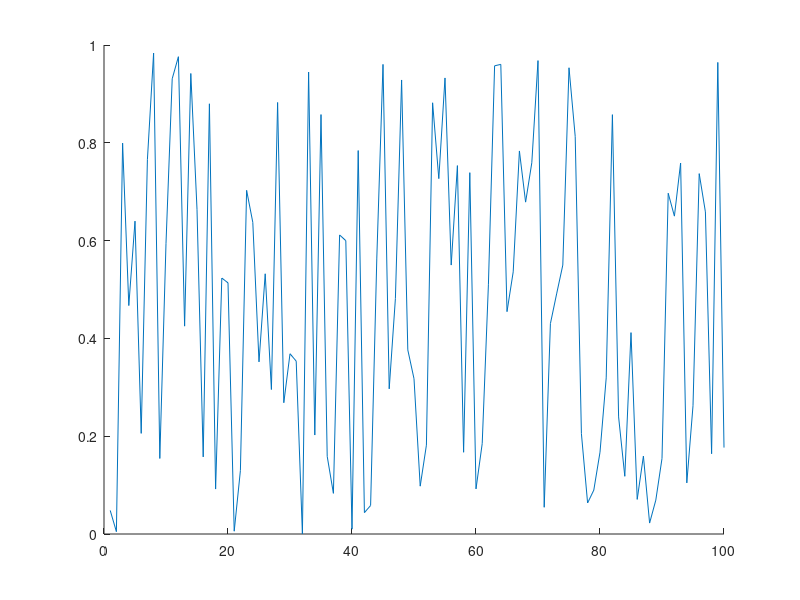

This chart was generated by the following MATLAB code: (Note: this script raises an error after producing the figure.)
clc
close all
clear

if isfolder('pics') == 0
    mkdir('pics')
end

x = 1:100;
y = rand(100,1);
idxmin = find(y == max(y));
idxmax = find(y == min(y));
txt = ['\leftarrow y = ',int2str(max(y))];
hold on
plot(x,y)
plot(x,y,'o','MarkerIndices',[idxmin idxmax],'MarkerFaceColor','red','MarkerSize',5)
t = text(idxmax,y(idxmax),txt);
t.Color = [153/255 153/255 255/255];
hold off
legend('random plot [0:1]');
print -dpng ./pics/test.png
close
%% testing plot function
clc

x = [0:0.01:2*pi];
y = sin(x);
yCmp = cos(x);
string = 'My test plot';
p_title = 'test_print';
t="";

% test = myplot(x,y,string,p_title);
test2 = superplot(x,y,'plotName',"My super plot",'figureName',"super_plot");
test3 = superplot(x,y,'cmpYLegend',"cos(x)",'figureName',"cosxVsSinx",'cmpY',yCmp,'yLegend',"sin(x)",'yName',"Amplitude",'xName',"Samples NOT normalized to 2\pi", ...
    'plotName',"Plotting cos(x) against sin(x)");
close(test2);
close(test3);
test4 = superplot(x,y);

testV = ones(1,1);
testV(2) = 5;

%% testing MER loop
% clear
clc
close all
clear

idx = 1;
for i = 0:200
    if ( rem((i-1)/4,1)==0 )
        validLen(idx) = i;
        idx = idx+1;
    end
end

% Constants are double-precision by default; N=85 found nothing
vec = [85 105];

% for im
    
% for i = vec(1):0.01:vec(1)
%     fprintf("i is %d coefficients\n",i);
% end
    
% for i = 0:2:10
%     fprintf("i SHOULD be EVEN and is %d\n",i);
% end

%coefficients have to be even and divisible by span w/no remainder LOOK
%INTO THIS
%beta MUST be greater than 0
[MER_out, betaTX_out, betaRCV_out, coeff_out] = MER_opt('Nsps',4,'numCoeffs',vec,'betaTX',[0.1 0.0001 0.2],'betaRCV',[0.1 0.0001 0.2],'MER',50);
% [MER_out, betaTX_out, betaRCV_out, coeff_out] = MER_opt('Nsps',4,'numCoeffs',[25 77],'betaTX',[.01 0.01 .16],'betaRCV',[0.12 0.01 0.34],'MER',40);

% last = find(~MER_out,1);
fileID = fopen('GSM_parameters.txt','w');
cBeta = char(hex2dec('03b2'));
fprintf(fileID,'%10s %10s %10s %10s\r\n','MER', 'betaTX', 'betaRCV', 'length');
% A = [MER_out(1:last-1); betaTX_out(1:last-1); betaRCV_out(1:last-1); coeff_out(1:last-1)];
A = [MER_out; betaTX_out; betaRCV_out; coeff_out];
fprintf(fileID,'%10.6f %10.6f %10.6f %8.0f\r\n',A);
fclose(fileID);

% c_idx = find(coeff_out==121);
% max_121 = max(MER_out(c_idx(1):c_idx(end)));
% desired_121 = find(MER_out>=54.0679);

DONE = ones(10,1);
finish = sum(DONE(1:5));

%% MER calc
% clc
% clear all
% close all
% den = [-0.001473028462308   0.005666223150735  -0.019416661964618  -0.041188246018261   0.083990599017613  -0.169565530125065   0.900837427479342 ...
%     0.311842632473442  -0.140969388867244   0.099871376920441  -0.088049305611010   0.023834632003521  -0.009447343197004   0.002953619390284]
% 
% pk = 0.99924965776672958;
% 
% 10*log10(pk^2/sum(den.^2));

%% Measuring OOB requirements
clear 
close all
clc
cBeta = char(hex2dec('03b2'));

format long
% window designer from 0 to pi
% load('KaisWin.mat');
% load('windowKais101.mat');

% fileID = fopen('GSM_parameters_89-121_B1-0.001-2.txt'); %89-121.txt
% fileID = fopen('GSM_parameters_73-81.txt'); %73-81.txt
fileID = fopen('GSM_parameters_85-105_B1-0.0001-2.txt'); %85-105_B1-0.0001-2.txt
formatSpec = '%s';
N = 4;
C_text = textscan(fileID,formatSpec,N);
C_data0 = textscan(fileID,'%f %f %f %f');
fclose(fileID);


fileID = fopen('MOAP.txt','A');
cBeta = char(hex2dec('03b2'));
% ********************** Comment this out after first run ***********
% fprintf(fileID,'%10s %10s %10s %10s %10s %10s %10s %10s %10s %10s \r\n','MER', 'betaTX', 'betaRCV', 'length', 'idx TX & RCV', 'OB1', 'OB2', 'OB3','b Kaiser','weight');

vTX_B=C_data0{1,2}.'; vRCV_B=C_data0{1,3}.'; vLen=C_data0{1,4}.';
% idx_89=find(vLen==89); idx_93=find(vLen==93); idx_97=find(vLen==97); idx_101=find(vLen==101); idx_109=find(vLen==109);  %89-121.txt
% idx_73=find(vLen==73); idx_81=find(vLen==93); idx_97=find(vLen==97); idx_101=find(vLen==101); idx_109=find(vLen==109);  %73-81.txt
idx_85=find(vLen==85); idx_89=find(vLen==89); idx_93=find(vLen==93); idx_97=find(vLen==97); idx_101=find(vLen==101); idx_105=find(vLen==105); idx_109=find(vLen==109);  %85-105_B1-0.0001-2.txt

% #TX&RCV length; RCV rolloff here
% beta = 0.146600;  %trial 1
% N = 65;
% beta = 0.116400;    %trial 2
% N = 73;
% beta = 0.144400;   %trial 3
% N = 121;
% beta_Rcv = 0.188000;     %trial 18 i stop counting bruh
% N = 101;
% beta_Rcv = vRCV_B;     %trial 18 i stop counting bruh
% N = 93;


% digital angular frequency, w (rads/sample)
% w = [0:0.001:1000]/1000*pi; %0-0.5
w = [0:0.001:200]/100*pi; %one whole cycle

N = 101;
Nsps = 4;
span = (N-1)/4;
% for bk = 1.5:0.01:2
% for bk = 0.3:0.1:0.3
for bk = 0:0.1:5
% for bk = 1:1
% for bk = 2:0.1:2
    for idx_TXnRCV = idx_105(1):(idx_105(end))
%     for idx_TXnRCV = idx_101():(idx_101(end))
%     for idx_TXnRCV = idx_93(4):(idx_93(5))
%     for idx_TXnRCV = idx_97(1):(idx_97(1))
%     for idx_TXnRCV = 505:513
        b_nom = vTX_B(idx_TXnRCV);
        beta_Rcv = vRCV_B(idx_TXnRCV);
        GSM = rcosdesign(beta_Rcv,span,Nsps);
        wn = kaiser(length(GSM), bk);
%         wn = WinKaiser;
%         h_TX = GSM.*wn.';
        h_TX = rcosdesign(b_nom,span,Nsps).*wn.';
        h_GSM = GSM;

        % SRRC is a square root nyquist filter; firpm also
        % creates a sqrt nyquist filter
        M=N-1; Nsps=4; span=M/Nsps;
        fc=1/2/Nsps; fp=(1-b_nom)*fc; fs=(1+b_nom)*fc;
        fb = [0 fp fc fc fs .5]*2;
        a = [1 1 1/sqrt(2) 1/sqrt(2) 0 0];
        % wght vector needs to 2.4535 for passband
        wght = [2.4535 1 20];   %10 for N=97; 20 for N=91-89; 40 for N>90
        h_pps = firpm(M,fb,a,wght);

        % window
        h_pps = h_pps.*wn.';
    %     h_pps = h_pps;
        sam_r8 = 6.25;

        % estimate order of SR Nyquist filter | ford=fb(2:end-1);aord=[1 1/sqrt(2) 0];sb=10^(-58/20);dev=[sb 0.02 sb];M_est=firpmord(ford,aord,dev);
        H_srrc = freqz(h_TX,1,w); H_pps = freqz(h_pps,1,w);
        
        mag_H = (abs(H_pps));
        % units of cycles/sample
        bnd_BB=(1+.12)/Nsps/2; 
        bnd_OB1=bnd_BB+(.22/sam_r8); 
        bnd_OB2=bnd_OB1+(1.53/sam_r8); 
        bnd_OB3=bnd_OB2+(1.75/sam_r8);
        ind_BB = find( w/2/pi <= bnd_BB);
        ind_OB1 = find(w/2/pi>=bnd_BB & w/2/pi<=bnd_OB1);
        ind_OB2 = find(w/2/pi>=bnd_OB1 & w/2/pi<=bnd_OB2);
        ind_OB3 = find(w/2/pi>=bnd_OB2 & w/2/pi<=bnd_OB3);

        conv2Lin = @(x) 10.^(x/20);
        conv2dB =  @(x) 10.*log10(x);
 
        % Power is the ratio of 2 power quantities and can be referred to
        % as gain in dB. Comparing power requires the integral, the
        % integral can also be thought as the sum of the area as well;
        % sum(magnitude in linear units^2) is integrating each power of each frequency
        
        pwr_BB=2*sum( mag_H(ind_BB(1):ind_BB(end)).^2 );
        pwr_OB1=sum(mag_H(ind_OB1(1):ind_OB1(end)).^2);
        pwr_OB2=sum(mag_H(ind_OB2(1):ind_OB2(end)).^2);
        pwr_OB3=sum(mag_H(ind_OB3(1):ind_OB3(end)).^2);

        % calculate power ratio to signal to OB channels\
        dB_OB1 = conv2dB(pwr_BB/pwr_OB1);
        dB_OB2 = conv2dB(pwr_BB/pwr_OB2);
        dB_OB3 = conv2dB(pwr_BB/pwr_OB3);

        % can cascade firpm sqrt w/srrc, center coeff
        % isn't one BUT even symmetric
        cascade = conv(h_pps,GSM);
        cascade_SRRC = conv(GSM,GSM);

        num = cascade(N);
        den = zeros(floor(length(cascade)/Nsps),1);
        idx = 1;
        cnt = 0;
        for i = 1:length(cascade)
            if cnt == 0 && i ~= N
                den(idx) = cascade(i);
                cnt = cnt + 1;
                idx = idx + 1;
            elseif cnt >= Nsps-1
                cnt = 0;
            else
                cnt = cnt + 1;
            end
        end
        MER_theo = 10*log10( num^2/sum(den.^2) );
%         future considerations append to txtfile
        if dB_OB1 > 58 && dB_OB2 > 60 && dB_OB3 > 63 && MER_theo >= 40
            fprintf("\n*************MET SPEC*************************\n");
            fprintf("TX's %s: %1.4f | RCV's %s: %1.4f | idx TX & RCV: %d\n",cBeta,b_nom,cBeta,beta_Rcv,idx_TXnRCV);
            fprintf("OB1: %2.6f | OB2: %2.6f | OB3: %2.6f | MER: %2.6f | Bk: %2.4f | Beta nominal: %2.4f | \n",dB_OB1,dB_OB2,dB_OB3,MER_theo,bk, b_nom);
            fprintf("baseband bnd frequency: %2.4f | OB1 bnd frequency: %2.4f | OB2 bnd frequency: %2.4f | OB3 bnd frequency: %2.4f |\n", bnd_BB, bnd_OB1, bnd_OB2, bnd_OB3);
            fprintf("weight: ");disp(wght);
            %fprintf('MER', 'betaTX', 'betaRCV', 'length', 'idx TX & RCV', 'OB1', 'OB2', 'OB3','beta Kaiser','weight');
            A=[MER_theo, b_nom, beta_Rcv, N, idx_TXnRCV, dB_OB1, dB_OB2, dB_OB3, bk, wght(3)];
            fprintf(fileID,'%10.6f %10.6f %10.6f %10d %10d %10.6f %10.6f %10.6f %10.6f %10d \r\n',A);
        end
    end
end
fclose(fileID);

TX_MR = superplot(w/2/pi,20*log10(abs(H_pps)),'plotName',"Magnitude Response of PPS",'figureName',"PracticalPSResp",'yName',"Magnitude (dB)",...
    'xName',"f0, frequency (cycles/sample)",'yLegend',"SQRT FIRPM",'cmpY',20*log10(abs(H_srrc)),'cmpYLegend',"SRRC",...
    'plotAxis',[0 w(end)/2/pi -150 10]);

hold on
% OOB requirement 1
plot([bnd_BB bnd_BB],[-200 -58],'--k');
plot([bnd_BB bnd_OB1],[-58 -58],'--k');
plot([bnd_OB1 bnd_OB1],[-200 -58],'--k');
% OOB requirement 2
plot([bnd_OB1 bnd_OB1],[-200 -60],':R');
plot([bnd_OB1 bnd_OB2],[-60 -60],':R');
plot([bnd_OB2 bnd_OB2],[-200 -60],':R');
% OOB requirement 3
plot([bnd_OB2 bnd_OB2],[-200 -63],'g');
plot([bnd_OB2 bnd_OB3],[-63 -63],'g');
plot([bnd_OB3 bnd_OB3],[-200 -63],'g');
legend('Sqrt firpm','SRRC','OB1','OB1','OB1','OB2','OB2','OB2','OB3','OB3','OB3');
hold off
location = strcat('./pics/','PracticalPSResp','.png');
print(TX_MR, '-dpng', location);
% close(TX_MR);

% scale desired coefficients
maxi = sum(abs(h_pps));
scaling = (1-2^-17)/maxi;

h_pps_1s17= round(h_pps*scaling*2^17);
if sum(abs(h_pps_1s17/2^17) > 1-2^-17)
    fprintf("Error need to scaled down h_pps more\n");
    return
end

h_pps_coeffs = unique(h_pps_1s17,'stable');


%% Test cascade
clear 
% close all
clc

coeff = 65;
Nsps = 4;
beta_Rcv = 0.146600;

span = (coeff-1)/Nsps;
rcv = rcosdesign(beta_Rcv, span, Nsps);

% SR Nyquist filter
bb = 2.0; spans = 25;
M = coeff-1;
fc = 1/(2*Nsps);fp=(1-.12)*fc; fs=(1+.12)*fc;
fb = [0 fp fc fc fs .5]*2;
a = [1 1 1/sqrt(2) 1/sqrt(2) 0 0];
wght = [2.4535 1 1];
h_pps=firpm(M,fb,a,wght);
w = [0:0.001:1000]/1000*pi;
wnNorm=kaiser(coeff,2.0);
wnGr=kaiser(coeff,3);
wnLT=kaiser(coeff,1);

H_pps = freqz(h_pps,1,w);
H_ppsGrBk=freqz( conv(h_pps,wnGr),1,w );
H_ppsNormBk=freqz( conv(h_pps,wnNorm),1,w );
H_ppsLTBk=freqz( conv(h_pps,wnLT),1,w );

figName="PPS_with_65coeffs";
pps_plot = superplot(w/2/pi,20*log10(abs(H_pps)),'cmpY',20*log10(H_ppsNormBk),'figureName',figName,...
    'plotAxis',[0 0.5 -100 40]);
hold on
plot(w/2/pi,20*log10(abs(H_ppsGrBk)),"-.g");
plot(w/2/pi,20*log10(abs(H_ppsLTBk)),"--m");
legend('beta=0','beta=2.0','beta=3','beta=1');
hold off
location = strcat('./pics/',figName,'.png');
print(pps_plot, '-dpng', location);

% Too much theory to figure out MER for LPF

%% Test PPS_opt
% clc
% clear 
% close all
% 
% % Constants are double-precision by default
% vec = [65 129];
% 
% [MER_out, betaTX_out, betaRCV_out, coeff_out, betaKais_out] = PPS_opt('Nsps',4,...
%     'numCoeffs',vec,'betaTX',[0 0.001 0.2],'betaRCV',[0.12 0.01 0.12],'MER',40,'betaKais',[0 0.01 10]);

%% File IO
clear all
close all
clc

fileID = fopen('GSM_parameters_SRRC.txt');
formatSpec = '%s';
N = 4;
C_text = textscan(fileID,formatSpec,N);
C_data0 = textscan(fileID,'%f %f %f %f');
fclose(fileID);

%% Designing polyphase filter
clear;close all;clc; load('validLen.mat');

beta_Rcv=0.12; N=21; Nsps=4; span=(N-1)/4;

% rcv = rcosdesign(beta,span, Nsps);
load('rcv.mat');
worse_case_output = sum(abs(rcv));
scaling = (1-2^-17)/worse_case_output;
rcv_1s17=round( rcv*scaling*2^17 );tx=rcv;

sym_mults=round(length(rcv)/2);
poly_mults=sym_mults/Nsps;

%% Testing roll off cascaded
clc; clear; close all;

N=41; Nsps=4; span=(N-1)/4;

rcv = rcosdesign(0.1,span, Nsps); tx = rcosdesign(0.08,span, Nsps);
cascade=conv(rcv,tx);

figure(1);
hold on
title('Different beta');
stem(1:N,rcv);
stem(1:N,tx)
stem(1:2*N-1,cascade);
legend('RCV','TX','Cascade'); grid;
hold off

figure(2);
hold on
title('Same beta');
stem(1:N,rcv);
stem(1:2*N-1,conv(rcv,rcv));
legend('RCV','Cascade'); grid;
hold off

% SRRC is a square root nyquist filter; firpm also
% creates a sqrt nyquist filter
M=N-1; Nsps=4; span=M/Nsps; b_nom=0.1;
fc=1/2/Nsps; fp=(1-b_nom)*fc; fs=(1+b_nom)*fc;
fb = [0 fp fc fc fs .5]*2;
a = [1 1 1/sqrt(2) 1/sqrt(2) 0 0];
% wght vector needs to 2.4535 for passband
wght = [2.4535 1 1];
tx_pm = firpm(M,fb,a,wght);
cascade_pm = conv(tx_pm,rcv);
cascade_rcv = conv(rcv,rcv);

figure(3);
subplot(2,1,1);
hold on
stem(1:N,tx_pm);
stem(1:2*N-1,cascade_pm);
title('firpm');
hold off
subplot(2,1,2);
hold on
stem(1:N,rcv);
stem(1:2*N-1,cascade_rcv);
title('traditional RC');
hold off
% legend('RCV','TX','Cascade'); grid;

figure(4)
stem(1:31,rcosdesign(0.25,(31-1)/4,4));

%% Polyphase Time-SHaring Decimator design
clear
clc
format longG
srrc = round(rcosdesign(0.2,(101-1)/4,4).'*2^17);

N=93;
a_sym_mults = round(N/2);
a_poly_mults = round(a_sym_mults/4);
a_time_share_mults = round(a_poly_mults/4); % use 4x faster clk to do operation

out_ds = zeros(N,N); out_ds(1,1)=1;

% let row=sample & col=y_ds
for row=1:N
    for col=1:N
%         fprintf("row: %d | col: %d | val: %d\n",row,col,row*col);
%         out_ds(row,col)=row*col;
        if row==col&&col==1
%             fprintf("row: %d | col: %d | val: %d\n",row,col,1);
            out_ds(row,col)=row*col;
        elseif col==1&&row~=1
%             fprintf("row: %d | col: %d | val: %d\n",row,col,out_ds(row-1,col)+1);
            out_ds(row,col)=out_ds(row-1,col)+1;
        else
%             fprintf("row: %d | col: %d | val: %d\n",row,col,out_ds(row,col-1)-1);
                if out_ds(row,col-1)-1>0
                    out_ds(row,col)=out_ds(row,col-1)-1;
                else
                    out_ds(row,col)=0;
                end
        end
    end
end

for row=1:N
    for col=1:N
        if out_ds(row,col)==0 || out_ds(row,col)>round(N/2)
            N=N;
        elseif out_ds(row,col)==1
            fprintf("y%dh%d\n",col,out_ds(row,col));
        else
            fprintf("y%dh%d ",col,out_ds(row,col));
        end
    end
end

%% Test append
fileID = fopen('append.txt','A');
cBeta = char(hex2dec('03b2'));
fprintf(fileID,'%10s %10s %10s %10s\r\n','MER', 'betaTX', 'betaRCV', 'length');
% A = [MER_out(1:last-1); betaTX_out(1:last-1); betaRCV_out(1:last-1); coeff_out(1:last-1)];
MER_out=[1 2 3 4]; betaTX_out=1:4; betaRCV_out=1:4; coeff_out=1:4;
A = [MER_out; betaTX_out; betaRCV_out; coeff_out];
for i=1:4
    fprintf(fileID,'%10.6f %10.6f %10.6f %8.0f\r\n',A(i,i));
end
fclose(fileID);
